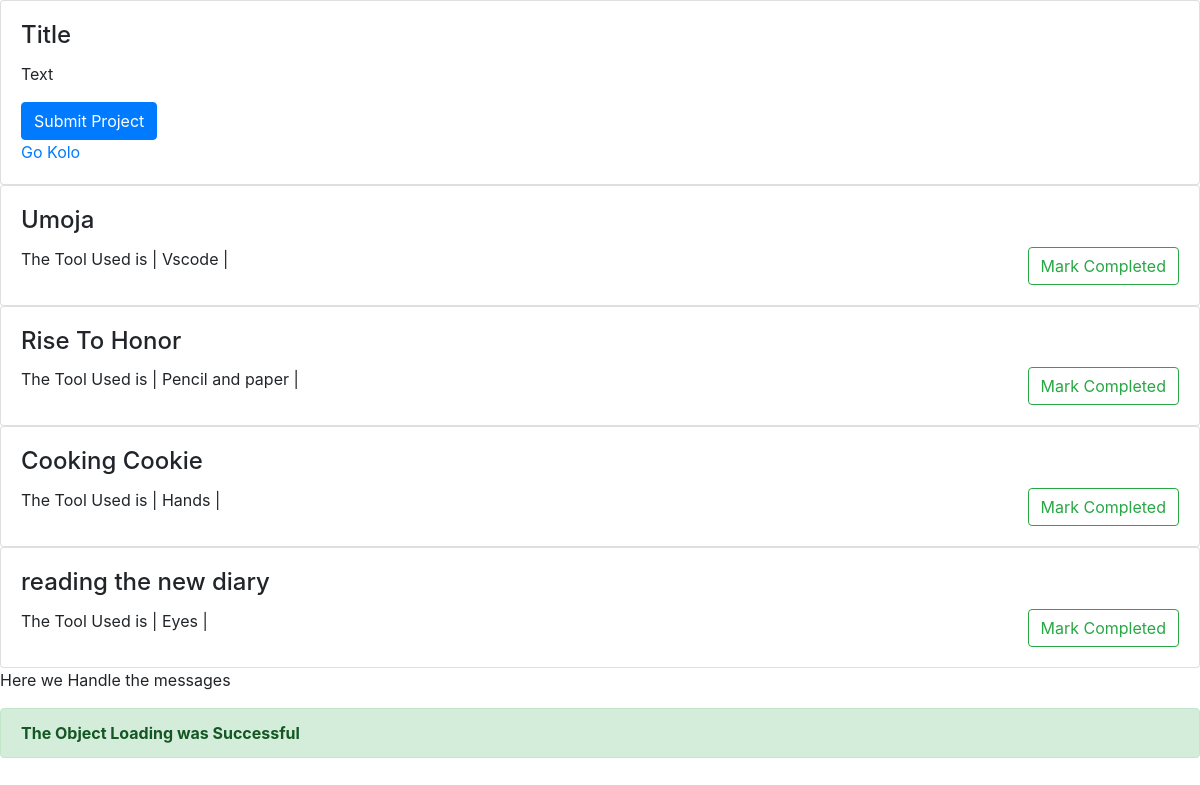
Page /actproject/3 on the earlier database version.
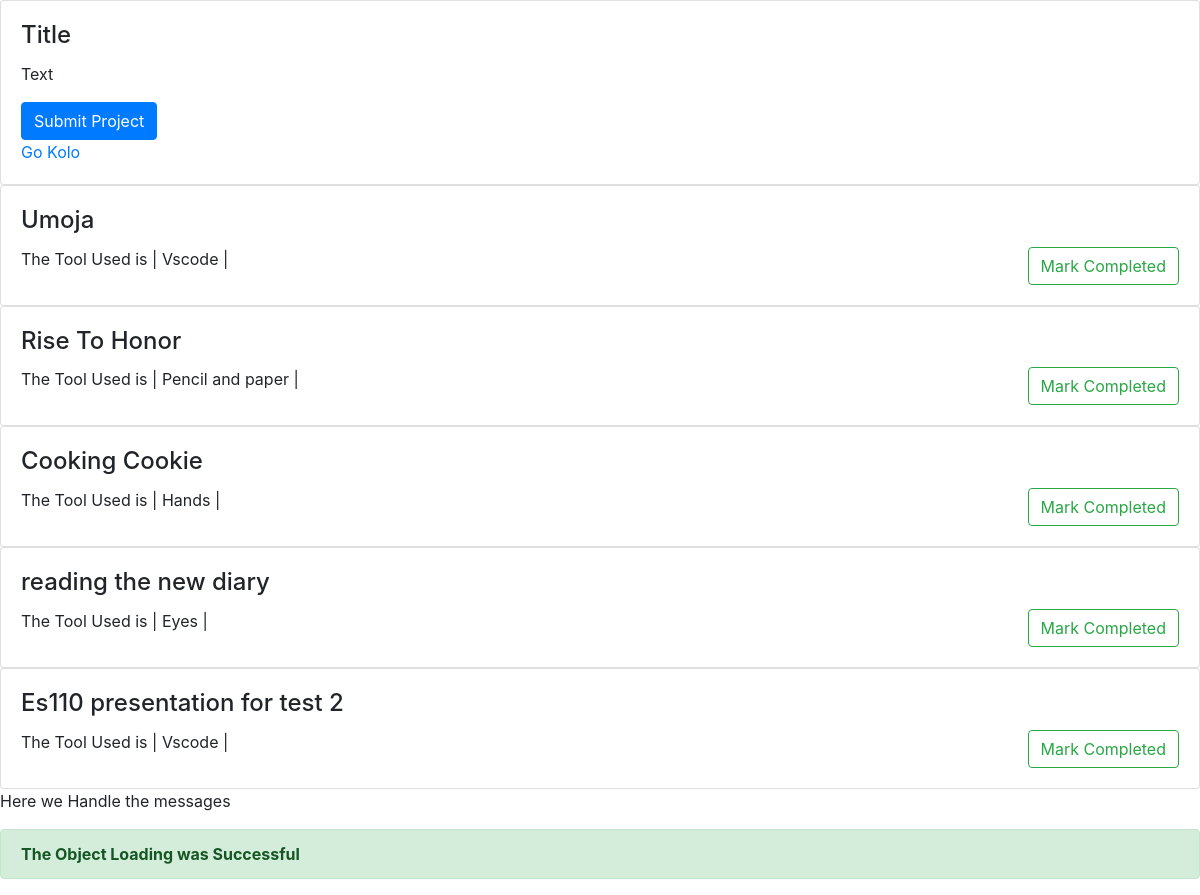
Same page on the later database version.
### taskmanager/models.py (models this page shows, shortened)
class Task(models.Model):
    title = models.CharField(max_length=64, blank=True, null=True)
    project = models.ForeignKey(Project, on_delete=models.SET_NULL, null=True)
    tool_used = models.CharField(max_length=64, null=True, blank=True)
    category = models.CharField(max_length=16, default="Programming")
    added_time = models.DateTimeField(auto_now=True)
    status = models.CharField(max_length=16, default="PENDING")
    deadline = models.DateTimeField(auto_now=False, null=True, blank=True)
    completed_date = models.DateTimeField(
        auto_now=False, null=True, blank=True, default="")
    def __str__(self):
        return self.title

### taskmanager/views.py (the view)
# urls.py: path('actproject', OngoingProjectView.as_view(), name="ongoing_project"),
class OngoingProjectView(View):
    def get(self, request, projid=None):
        if projid is None:
            return HttpResponseRedirect("/")
        messages.success(request, "The Object Loading was Successful")
        project = Project.objects.get(pk=projid)
        proj_tasks = Task.objects.filter(project=project)
        print(proj_tasks)
        return render(request, "mytask.html", context={'proj_tasks': proj_tasks})

### templates/mytask.html
{% extends 'base.html' %}{% load static %}
{% block main %}
    {% for task in proj_tasks %}
        <div class="card">
            <div class="card-body">
                <h4 class="card-title">{{task.title}}</h4>
                <p class="card-text">The Tool Used is | {{task.tool_used}} | <button type="button" class="btn btn-outline-success float-right">Mark Completed</button></p>
            </div>
        </div>
    {% endfor %}
    <p>Here we Handle the messages</p>
    {% for message in messages %}
        <div class="alert alert-success" role="alert">
            <strong>{{message}}</strong>
        </div>
    {% endfor %}
{% endblock main%}

Differences in the rows shown:
added Task: title "Es110 presentation for test 2", tool_used "Vscode"
